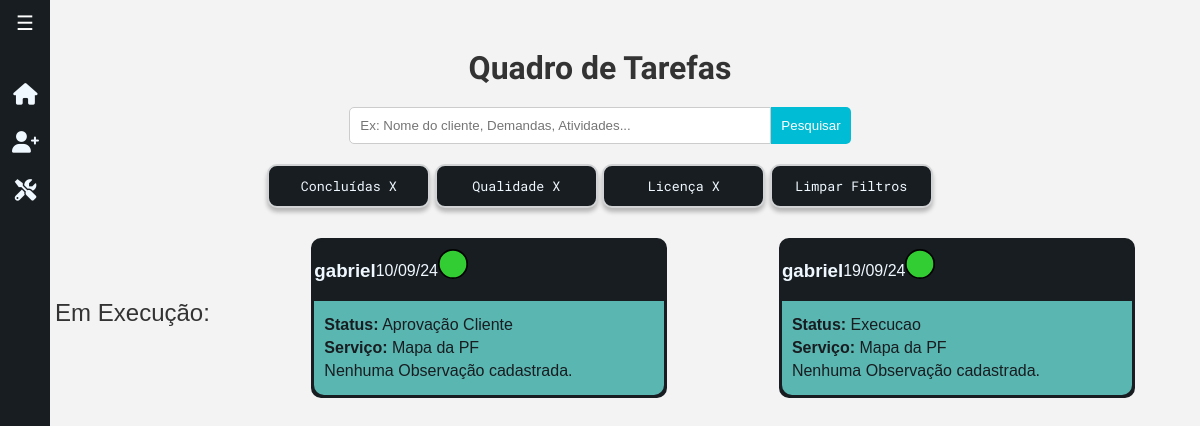
Page /ambielle/tarefas/ on the earlier database version.
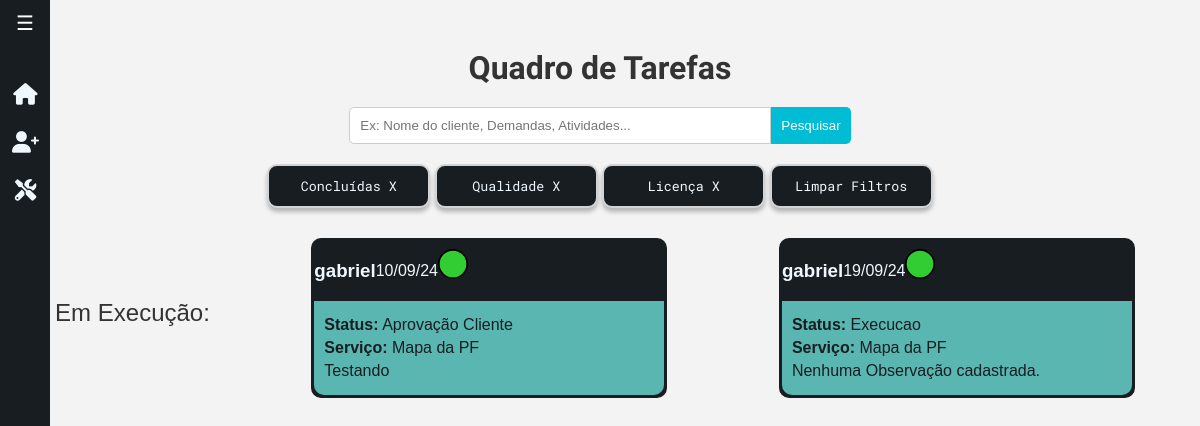
Same page on the later database version.
### workflow/models.py (models this page shows, shortened)
class Tarefa(models.Model):
    STATUS_CHOICES = [
        ('Iniciado', 'Iniciado'),
        ('Coleta De Informações', 'Coleta de Informações'),
        ('Execucao', 'Execução'),
        ('Aprovação Cliente', 'Aprovação Cliente'),
        ('Concluído', 'Concluído'),
        ('Encerrado', 'Encerrado'),
    ]
    TIPO_SERVICO_CHOICES = [
        ('Anvisa', 'Anvisa'),
        ('Civil', 'Civil'),
        ('Defesa PF', 'Defesa PF'),
        ('Exército', 'Exército'),
        ('Gestão de Processos', 'Gestão de Processos'),
        ('Ibama', 'Ibama'),
        ('ISO 9001', 'ISO 9001'),
        ('IAT', 'IAT'),
        ('Liderança', 'Liderança'),
        ('Mapa Da PF', 'Mapa Da PF'),
        ('Polícia Federal', 'Polícia Federal'),
        ('PRODIR', 'PRODIR'),
        ('RDC Anvisa', 'RDC Anvisa'),
        ('Recursos Humanos', 'Recursos Humanos'),
        ('Regulatório', 'Regulatório'),
        ('SASSMAQ', 'SASSMAQ'),
        ('SINIR', 'SINIR'),
        ('Treinamento (E-book)', 'Treinamento (E-book)'),
        ('Treinamento (On-line)', 'Treinamento (On-line)'),
        ('Treinamento (Presencial)', 'Treinamento (Presencial)'),
    ]
    tipo_servico = models.CharField(max_length=50, choices=TIPO_SERVICO_CHOICES, default='ANVISA')
    cliente = models.ForeignKey(Cliente, on_delete=models.CASCADE)
    status = models.CharField(max_length=50, choices=STATUS_CHOICES, default='iniciado')
    data_inicio = models.DateField(default=timezone.now)
    prazo_final = models.DateField(null=True, blank=True)
    observacoes = models.TextField(blank=True, null=True)

class Cliente(models.Model):
    nome = models.CharField(max_length=255)
    endereco = models.CharField(max_length=255)
    razao_social = models.CharField(max_length=255, blank=True, null=True)
    telefone = models.CharField(max_length=15)
    email = models.EmailField()
    contato_principal = models.CharField(max_length=255)
    contato_secundario = models.CharField(max_length=255, blank=True, null=True)
    proposta_link = models.URLField(blank=True, null=True)
    def __str__(self):
        return f"{self.nome}"

### workflow/views/getPage.py (the view)
# urls.py: path('ambielle/tarefas/', views.getTarefas, name='getTarefas'),
def getTarefas(request):
    title = 'Quadro de Tarefas'
    tarefas = Tarefa.objects.all()
    context ={
        'title': title,
        'tarefas': tarefas,
    }
    return render(
        request,
        'workflow/getTarefas.html',
        context,
    )

### workflow/templates/workflow/getTarefas.html
{% extends 'global/base.html' %}
{% block content %}
  <h1>Quadro de Tarefas</h1>
  <div class="search-bar">
    <input type="text" placeholder="Ex: Nome do cliente, Demandas, Atividades..." />
    <button>Pesquisar</button>
  </div>
  <div class="filters">
    <button>Concluídas X</button>
    <button>Qualidade X</button>
    <button>Licença X</button>
    <button>Limpar Filtros</button>
  </div>
  <div class="tasks-section">
    <h2>Em Execução:</h2>
    {% for task in tarefas %}
      <div class="tasks-row">
        <div class="task-card">
          <div class="task-header">
            <h3>{{ task.cliente }}</h3>
            <div class="date">{{ task.prazo_final|date:'d/m/y' }}</div>
            <div class="status">
              <svg xmlns="http://www.w3.org/2000/svg" width="30" height="30" viewBox="0 0 18 18" fill="none">
                <circle cx="9" cy="9" r="8.5" fill="#32CD32" stroke="black" />
              </svg>
            </div>
          </div>
          <div class="info">
            <p>
              <strong>Status:</strong> {{task.status}}
            </p>
            <p>
              <strong>Serviço:</strong> Mapa da PF
            </p>
            {% if task.observacoes %}
                <p>{{task.observacoes}}</p>
            {% else %}
                <p>Nenhuma Observação cadastrada.</p>
            {% endif %}
          </div>
        </div>
      </div>
    {% endfor %}
  </div>
{% endblock %}

Differences in the rows shown:
changed Tarefa "Aprovação Cliente": observacoes (not shown) → "Testando"; no longer shows "Nenhuma Observação cadastrada."
